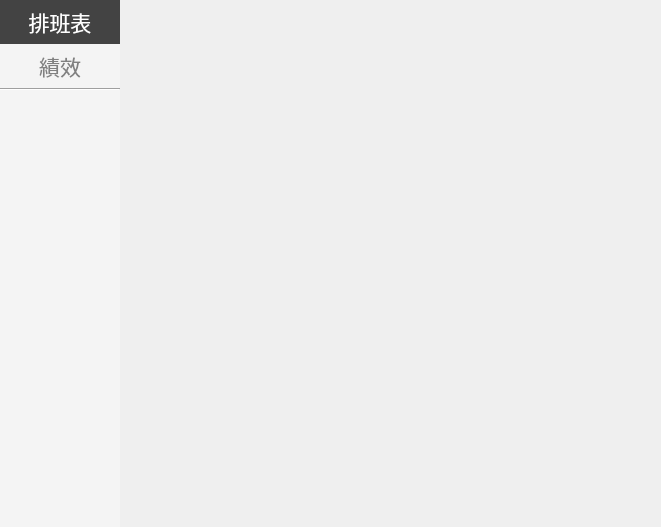
<?xml version="1.0" encoding="UTF-8"?>
<ui version="4.0">
 <class>StageReport</class>
 <widget class="QWidget" name="StageReport">
  <property name="geometry">
   <rect>
    <x>0</x>
    <y>0</y>
    <width>661</width>
    <height>527</height>
   </rect>
  </property>
  <property name="windowTitle">
   <string>Form</string>
  </property>
  <layout class="QGridLayout" name="gridLayout">
   <property name="leftMargin">
    <number>0</number>
   </property>
   <property name="topMargin">
    <number>0</number>
   </property>
   <property name="rightMargin">
    <number>0</number>
   </property>
   <property name="bottomMargin">
    <number>0</number>
   </property>
   <property name="spacing">
    <number>0</number>
   </property>
   <item row="0" column="0">
    <widget class="QWidget" name="wBg" native="true">
     <layout class="QHBoxLayout" name="horizontalLayout">
      <property name="spacing">
       <number>0</number>
      </property>
      <property name="leftMargin">
       <number>0</number>
      </property>
      <property name="topMargin">
       <number>0</number>
      </property>
      <property name="rightMargin">
       <number>0</number>
      </property>
      <property name="bottomMargin">
       <number>0</number>
      </property>
      <item>
       <widget class="QWidget" name="wMenu" native="true">
        <property name="minimumSize">
         <size>
          <width>120</width>
          <height>0</height>
         </size>
        </property>
        <property name="maximumSize">
         <size>
          <width>120</width>
          <height>16777215</height>
         </size>
        </property>
        <property name="font">
         <font>
          <pointsize>16</pointsize>
         </font>
        </property>
        <property name="styleSheet">
         <string notr="true">QWidget#wMenu{
background-color: rgb(244, 244, 244);

}

QPushButton { 
	border:none; 
	background-color: rgba(255, 255, 255,0);
	font: 700 20px &quot;Microsoft JhengHei UI&quot;; 
    min-width: 4em; 
    min-height:1.2em; 
	padding: 6px; 
	color: gray;
border-radius:0px;
	}

QPushButton:hover 
{ 
background-color: rgb(198, 200, 223); 
border-style: outset; 
border-width: 2px; 
font: 800 22px &quot;Microsoft JhengHei UI&quot;; 
}
QPushButton:pressed { 
border-style: outset; 
border-width: 0px; 
background-color: rgb(67, 67, 67);
}
 QPushButton:checked { 
color:rgb(255,255,255);
background-color: rgb(67, 67, 67);
border-style: outset; 
border-width: 0px; 
}</string>
        </property>
        <layout class="QVBoxLayout" name="verticalLayout">
         <property name="spacing">
          <number>0</number>
         </property>
         <property name="leftMargin">
          <number>0</number>
         </property>
         <property name="topMargin">
          <number>0</number>
         </property>
         <property name="rightMargin">
          <number>0</number>
         </property>
         <property name="bottomMargin">
          <number>0</number>
         </property>
         <item>
          <widget class="QPushButton" name="btn0">
           <property name="sizePolicy">
            <sizepolicy hsizetype="Minimum" vsizetype="Minimum">
             <horstretch>0</horstretch>
             <verstretch>0</verstretch>
            </sizepolicy>
           </property>
           <property name="text">
            <string>排班表</string>
           </property>
           <property name="checkable">
            <bool>true</bool>
           </property>
           <property name="checked">
            <bool>true</bool>
           </property>
           <property name="flat">
            <bool>true</bool>
           </property>
          </widget>
         </item>
         <item>
          <widget class="QPushButton" name="btn1">
           <property name="sizePolicy">
            <sizepolicy hsizetype="Minimum" vsizetype="Minimum">
             <horstretch>0</horstretch>
             <verstretch>0</verstretch>
            </sizepolicy>
           </property>
           <property name="text">
            <string>績效</string>
           </property>
           <property name="checkable">
            <bool>true</bool>
           </property>
           <property name="flat">
            <bool>true</bool>
           </property>
          </widget>
         </item>
         <item>
          <widget class="Line" name="line">
           <property name="orientation">
            <enum>Qt::Horizontal</enum>
           </property>
          </widget>
         </item>
         <item>
          <spacer name="verticalSpacer">
           <property name="orientation">
            <enum>Qt::Vertical</enum>
           </property>
           <property name="sizeHint" stdset="0">
            <size>
             <width>20</width>
             <height>288</height>
            </size>
           </property>
          </spacer>
         </item>
        </layout>
       </widget>
      </item>
      <item>
       <widget class="QStackedWidget" name="stackedWidget">
        <widget class="LayerSchedule" name="pageSchedule"/>
        <widget class="LayerSchedule" name="page_2"/>
       </widget>
      </item>
     </layout>
    </widget>
   </item>
  </layout>
 </widget>
 <customwidgets>
  <customwidget>
   <class>LayerSchedule</class>
   <extends>QWidget</extends>
   <header>LayerSchedule.h</header>
   <container>1</container>
  </customwidget>
 </customwidgets>
 <resources/>
 <connections/>
</ui>
